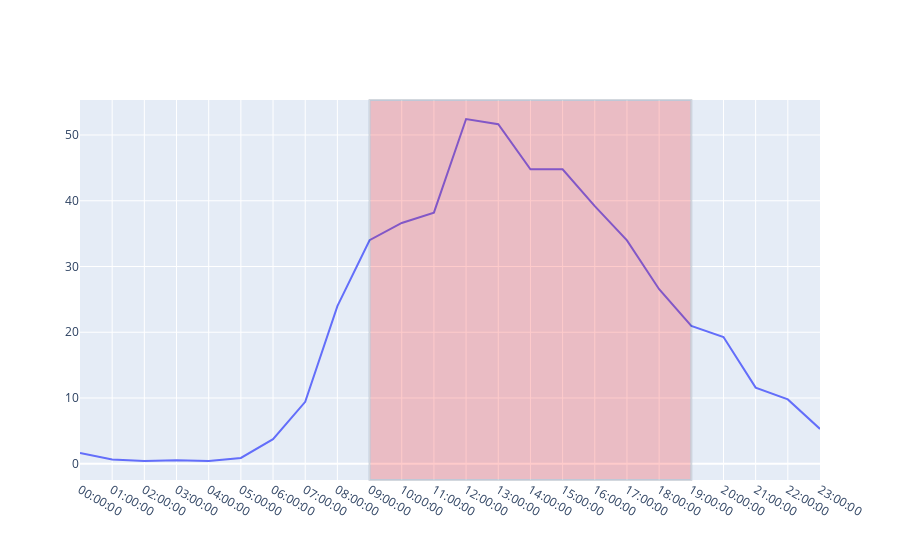

Source (notebook cell):
### Code cell
import plotly.express as px

def set_up():
    fig = go.Figure()
    fig.add_trace(go.Scatter(
        x=hour_df.index,
        y=hour_df['Total Objects'],
        mode="lines",
        name="Total Objects"
    ))

    # Add shape regions
    fig.update_layout(
        shapes = [dict(
                type="rect",
                # x-reference is assigned to the x-values
                xref="x",
                # y-reference is assigned to the plot paper [0,1]
                yref="paper",
                x0='09:00:00',
                y0=0,
                x1= '19:00:00',
                y1=1,
                fillcolor="Red",
                opacity=0.2,

            )]
    )
    iplot(fig)
    
set_up()

### Figure 1 — Plotly figure (JSON) as saved in the notebook; plotly's stock layout.template omitted (floating-point values rounded to 4 significant figures)
{"data": [{"mode": "lines", "name": "Total Objects", "type": "scatter", "x": ["00:00:00", "01:00:00", "02:00:00", "03:00:00", "04:00:00", "05:00:00", "06:00:00", "07:00:00", "08:00:00", "09:00:00", "10:00:00", "11:00:00", "12:00:00", "13:00:00", "14:00:00", "15:00:00", "16:00:00", "17:00:00", "18:00:00", "19:00:00", "20:00:00", "21:00:00", "22:00:00", "23:00:00"], "y": [1.638, 0.642, 0.4225, 0.5309, 0.4198, 0.882, 3.748, 9.424, 23.98, 34.0, 36.62, 38.2, 52.43, 51.64, 44.79, 44.78, 39.18, 33.96, 26.55, 20.96, 19.27, 11.58, 9.785, 5.302]}], "layout": {"shapes": [{"fillcolor": "Red", "opacity": 0.2, "type": "rect", "x0": "09:00:00", "x1": "19:00:00", "xref": "x", "y0": 0, "y1": 1, "yref": "paper"}]}}
